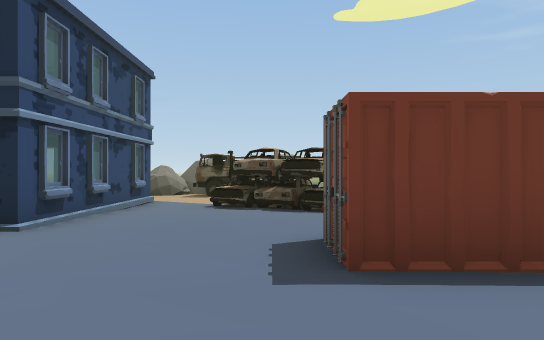
[1] (above)

24 first-person views from a walk through a scene from a Unity 3-D project. The camera is 1.4 m above the floor, looks level and sees 75° across. The floor is counted in squares, 2 m on a side. Each view is taken from the middle of a square. On the plan, view 1 faces up. The plan holds only what a view shows up to about 11 squares ahead; the rest is blank. The place goes on beyond the plan. Some animated figures are left out.

[2]
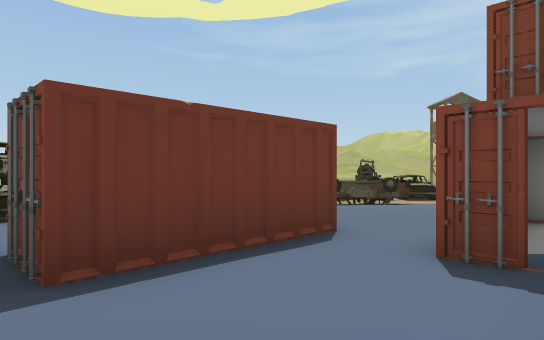

[3]
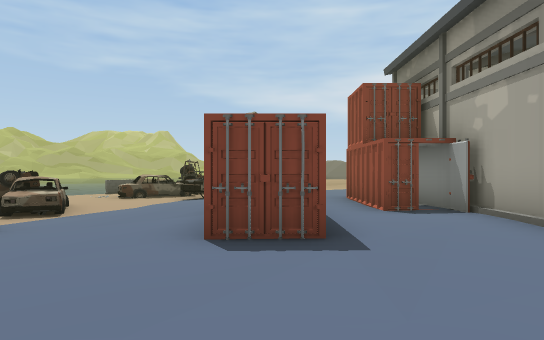

[4]
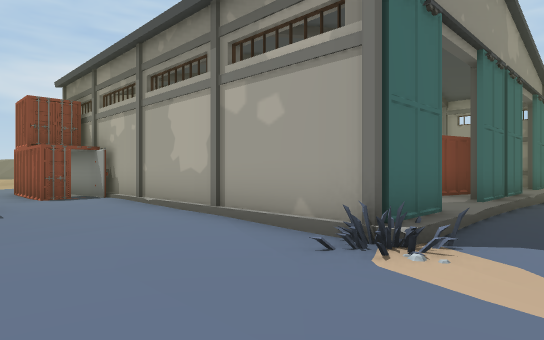

[5]
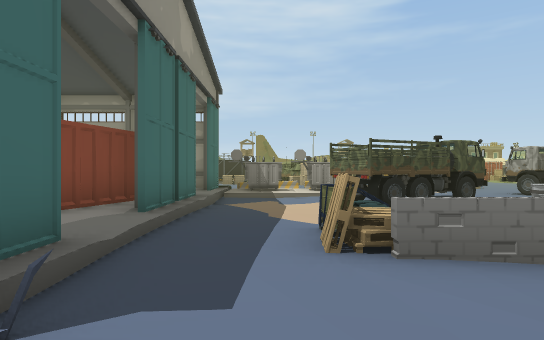

[6]
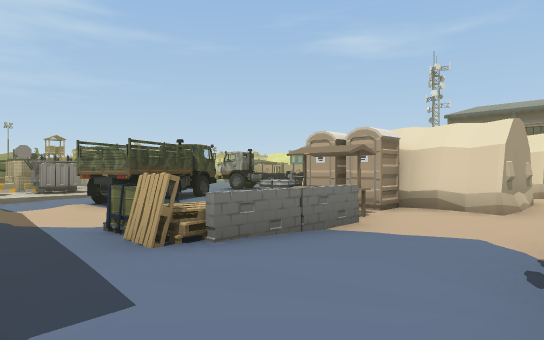

[7]
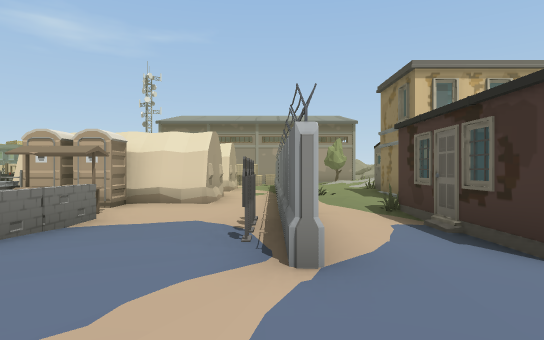

[8]
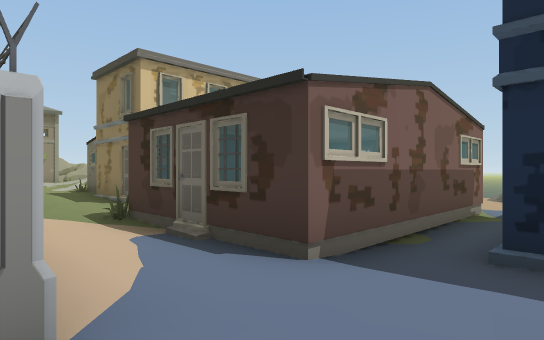

[9]
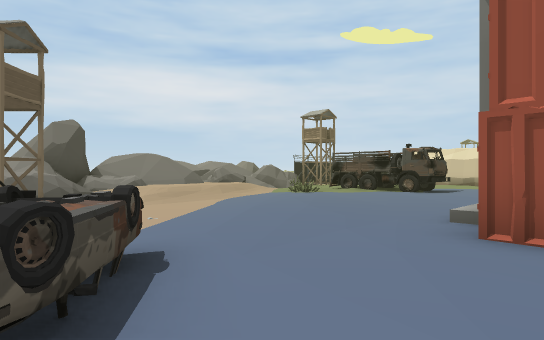

[10]
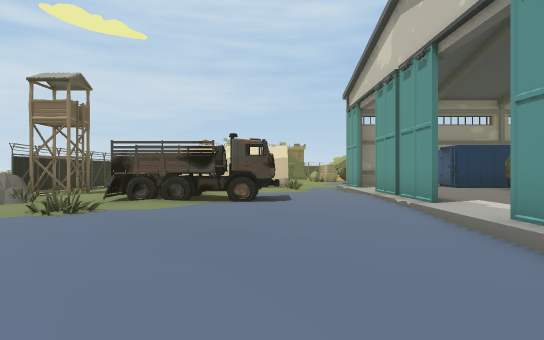

[11]
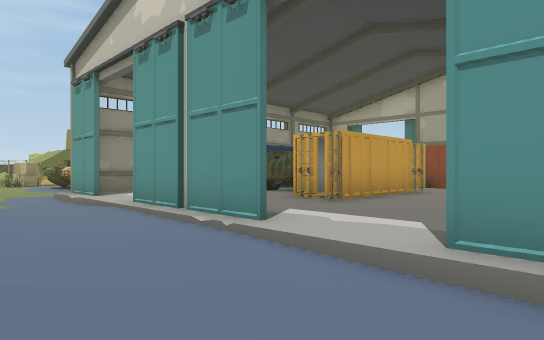

[12]
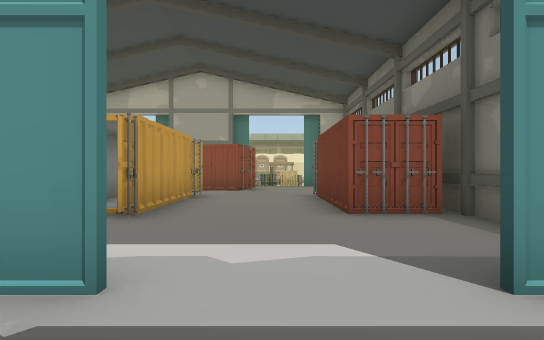

[13]
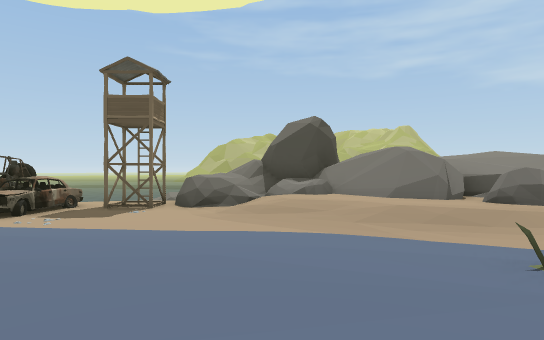

[14]
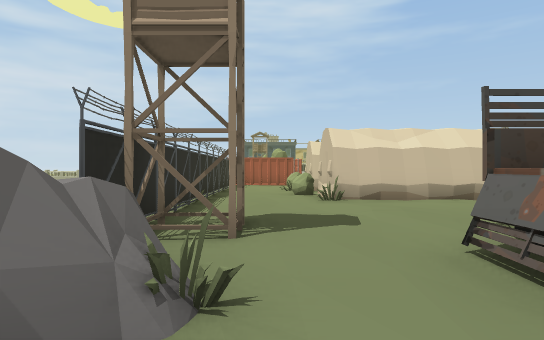

[15]
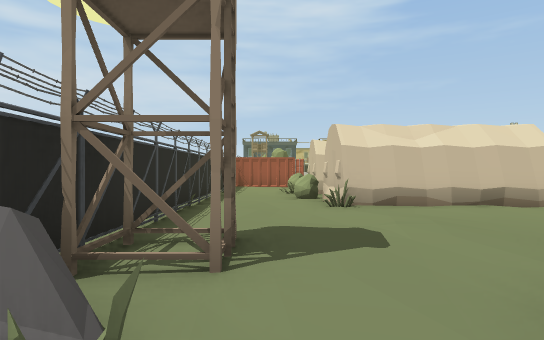

[16]
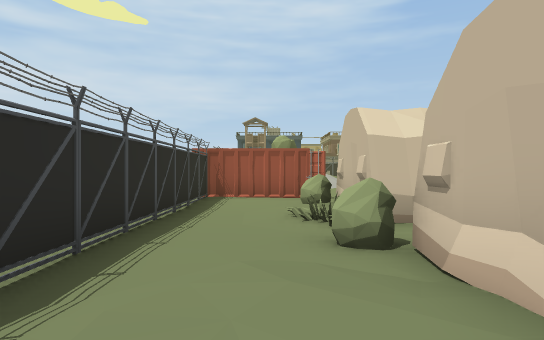

[17]
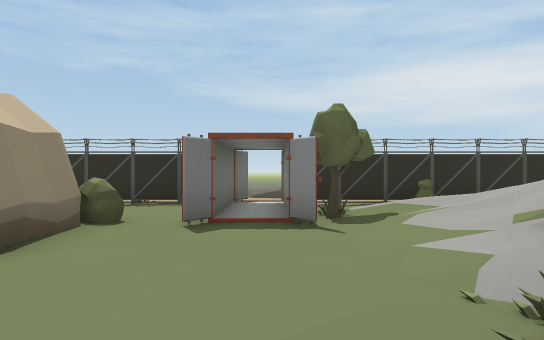

[18]
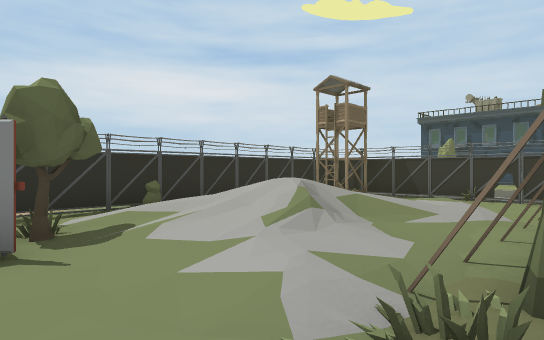

[19]
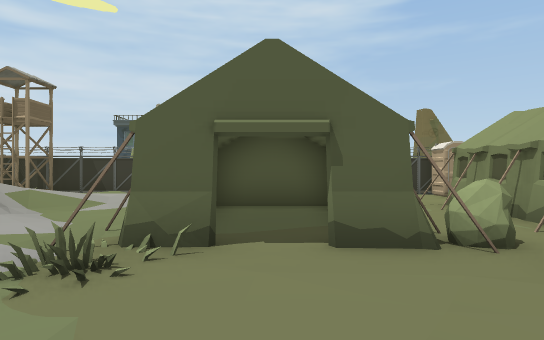

[20]
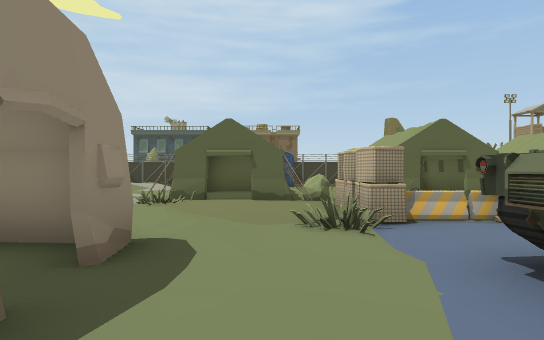

[21]
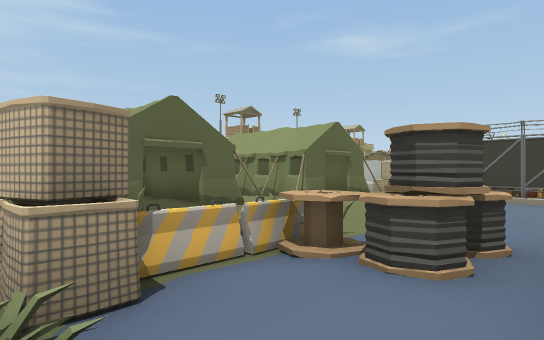

[22]
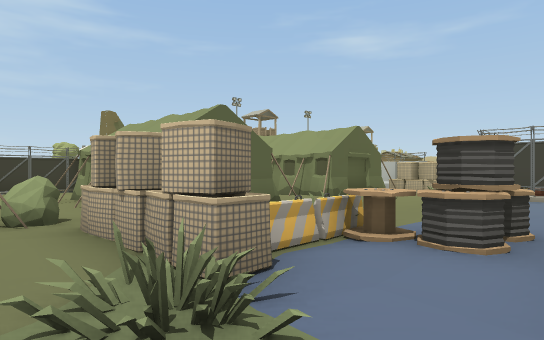

[23]
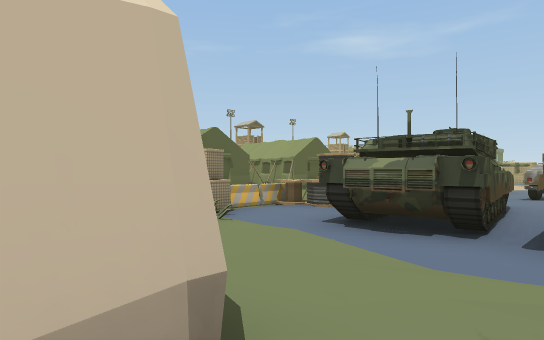

[24]
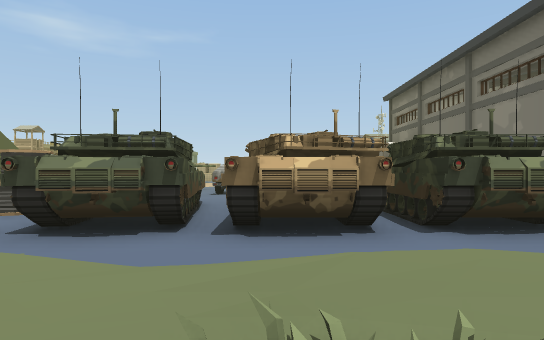

### Floor plan
Key: @ floor where view 1 was taken; # wall or solid block; x gap in a wall; . main floor; : floor 0.25 m higher than the main floor; - floor 0.25 m lower than the main floor; + floor 1 m higher than the main floor; * floor 1.5 m higher than the main floor; % floor 2 m higher than the main floor; / step, stairs or slope; = window, fence, low wall or low ledge; ^ raised ledge; v drop or lower ground; H house; C car; N container; P pallet; T truck; B building; W tower; R rock; F fence; U bush; E tree; A tent; I barricade; O other object.
Columns run from 14 left of view 1 to 18 right of it. Each row starts with its distance up from view 1.
  9            H-CCC   C --
  8   H BBBB HHH-CCCCCCC---
  7   H B  B   H--CC-CC--CC
  6   H    B   H...-------CCO -//
  5 H H B  BH  H......./-CCOCCC-/
  4 HHH B  B-H H.........CC-C-WWR
  3 ....O/.........NNN.....-----+###
  2 O.--....................---//###
  1 #####OO#.........NNNN.../--////
  0 ...---....#///@//###N-...--////#=
 -1 ###---....####N##N::#.-...-////=%
 -2   #OO==O..::::NNNN:::..-...-/#v %
 -3   #OP  P..:::::::::::......-//R*%
 -4   #OP  -..#NN:::::::#.....-O/
 -5        ---#NN:NNNNN:#...../..R
 -6     ..T---#N   NNN::#..TTTT.-O
 -7    TTTT---#    CC::::....O...WF
 -8 T   T ..--:    CC:: :........WF
 -9 T-    ::::#    NNN  #.........F
-10 TT    OOOO#        ##./.....-.F
-11                    # .........F
-12                    #.. #####..FO
-13                  ###-.     #..F
-14                   ##-..    #-.F
-15            C      ##-.O-  -U-.F
-16            CCC..x-##---#  ##--F
-17            ---.  ###--..   #--F-
-18                 ^  #--.####U--F-
-19            OF.---OO.--...-.U-.F
-20             F  --IIIO-...--NNNF--
-21              -O--  O.....--NNNN--
-22            ----    O....//--E-F-
-23           OAAAA/A A U..A////O/F-
-24            A  A/A.A-UA-A///// F-
-25               A A.A--A.A////  F
-26               A A A.-A.A///   F
-27                 A AA A#A//    F
-28                   .-    ./    F
-29                  O-     -.O  WF
-30                  FFF    FFFFFFF

Positions as (right, up) in squares from view 1, and headings:
1: (0, 0), facing up
2: (0, 0), facing up-right
3: (-3, 3), facing right
4: (-6, 3), facing down-right
5: (-6, 1), facing down
6: (-5, 1), facing down-left
7: (-4, 1), facing left
8: (-5, 1), facing up-left
9: (5, 5), facing down-right
10: (9, 2), facing down
11: (9, -1), facing down-left
12: (8, -3), facing left
13: (9, -4), facing up-right
14: (14, -4), facing down
15: (14, -5), facing down
16: (14, -11), facing down
17: (8, -21), facing right
18: (9, -21), facing down-right
19: (8, -20), facing down
20: (7, -15), facing down
21: (6, -18), facing down-left
22: (7, -18), facing down-left
23: (9, -15), facing down-left
24: (9, -15), facing left
